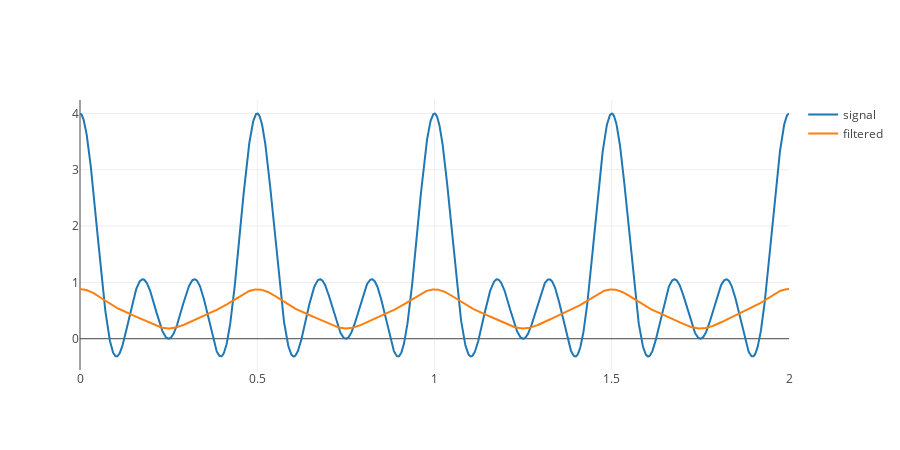

Notebook code cell kept with this figure:
### Code cell
f = 1
w = 2 * np.pi * f

count = 4
s = [sum(np.cos(w * i * 2*k) for k in range(count)) for i in t]

filtsym = np.append(afr, afr[::-1])

filtered = np.fft.ifft(np.fft.fft(s) * filtsym).real

tr_s = go.Scatter(
    x = t,
    y = s,
    name='signal'
)

tr_fs = go.Scatter(
    x = t,
    y = filtered,
    name='filtered'
)

rows = 1
cols = 1
fig = py.tools.make_subplots(rows = rows, cols = cols)

fig['layout'].update(height=rows * 450, width=cols * 900)

fig.append_trace(tr_s, 1, 1)
fig.append_trace(tr_fs, 1, 1)

py.offline.iplot(fig)

### Figure 1 — Plotly figure (JSON) as saved in the notebook; plotly's stock layout.template omitted (floating-point values rounded to 4 significant figures; data arrays with more than 128 entries replaced by an {"elided": "..."} marker saying what was removed)
{"data": [{"name": "signal", "type": "scatter", "x": {"elided": "2000 float values"}, "xaxis": "x1", "y": {"elided": "2000 float values"}, "yaxis": "y1"}, {"name": "filtered", "type": "scatter", "x": {"elided": "2000 float values"}, "xaxis": "x1", "y": {"elided": "2000 float values"}, "yaxis": "y1"}], "layout": {"height": 450, "width": 900, "xaxis1": {"anchor": "y1", "domain": [0, 1]}, "yaxis1": {"anchor": "x1", "domain": [0, 1]}}}
